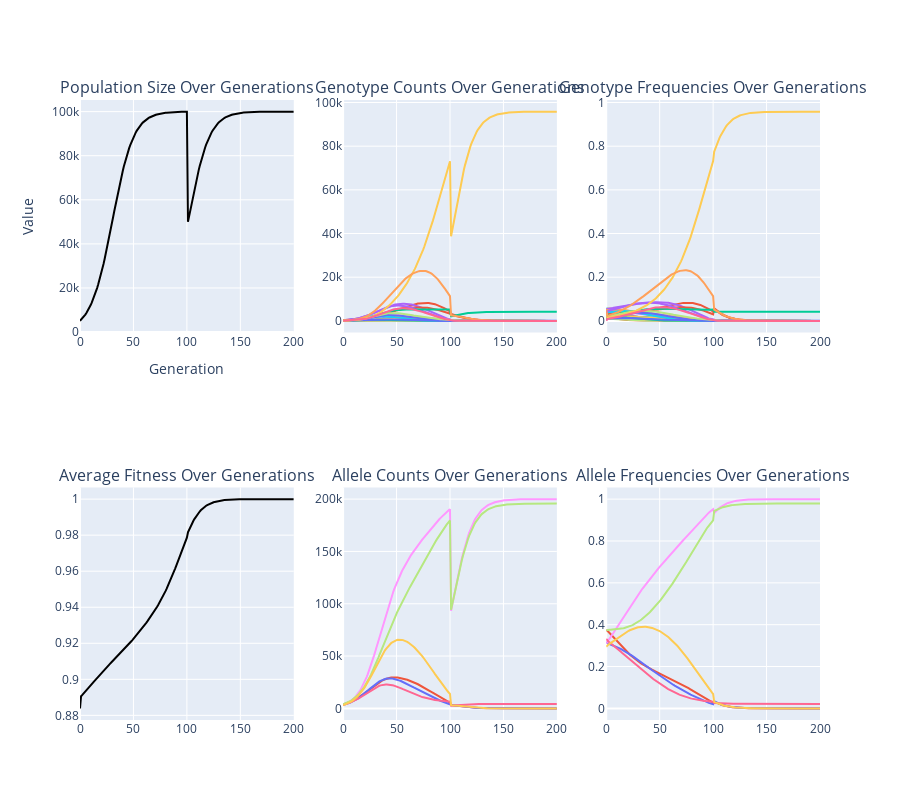

Source (notebook cell):
### Code cell
# 2 locus, 3 alleles each (Randomly generated, not HW equilibrium)

generations=200
growth_rate=0.1
drift=0
carrying_capacity = 100000
bottleneck_yr=100
bottleneck_pop=50000

# Randomly generate genotype data
num_loci = 2
num_alleles = 3
population_size = 10000
random_seed = None
genotype_counts, genotype_fitness = generate_genotype_data(num_loci, num_alleles, population_size, random_seed)

mutations=None

next_genotype_frequencies(generations,
                          genotype_counts,
                          genotype_fitness,
                          growth_rate,
                          carrying_capacity,
                          drift,
                          mutations,
                          bottleneck_yr,
                          bottleneck_pop)

# Print genotype counts and fitness
print("Genotype Counts:")
for genotype, count in genotype_counts.items():
    print(f"{genotype}: {count}")

print("\nGenotype Fitness:")
for genotype, fitness in genotype_fitness.items():
    print(f"{genotype}: {fitness}")

### Figure 1 — Plotly figure (JSON) as saved in the notebook; plotly's stock layout.template omitted (floating-point values rounded to 4 significant figures; data arrays with more than 128 entries replaced by an {"elided": "..."} marker saying what was removed)
{"data": [{"hoverinfo": "text", "line": {"color": "black"}, "mode": "lines", "name": "Population Size", "showlegend": false, "text": {"elided": "201 str values"}, "type": "scatter", "x": {"elided": "201 int values"}, "xaxis": "x", "y": {"elided": "201 float values"}, "yaxis": "y"}, {"hoverinfo": "text", "line": {"color": "#EF553B"}, "mode": "lines", "name": "A1A1, B1B1", "showlegend": false, "text": {"elided": "201 str values"}, "type": "scatter", "x": {"elided": "201 int values"}, "xaxis": "x2", "y": {"elided": "201 int values"}, "yaxis": "y2"}, {"hoverinfo": "text", "line": {"color": "#FECB52"}, "mode": "lines", "name": "A1A1, B1B2", "showlegend": false, "text": {"elided": "201 str values"}, "type": "scatter", "x": {"elided": "201 int values"}, "xaxis": "x2", "y": {"elided": "201 int values"}, "yaxis": "y2"}, {"hoverinfo": "text", "line": {"color": "#636EFA"}, "mode": "lines", "name": "A1A1, B1B3", "showlegend": false, "text": {"elided": "201 str values"}, "type": "scatter", "x": {"elided": "201 int values"}, "xaxis": "x2", "y": {"elided": "201 int values"}, "yaxis": "y2"}, {"hoverinfo": "text", "line": {"color": "#19D3F3"}, "mode": "lines", "name": "A1A1, B2B2", "showlegend": false, "text": {"elided": "201 str values"}, "type": "scatter", "x": {"elided": "201 int values"}, "xaxis": "x2", "y": {"elided": "201 int values"}, "yaxis": "y2"}, {"hoverinfo": "text", "line": {"color": "#FF6692"}, "mode": "lines", "name": "A1A1, B2B3", "showlegend": false, "text": {"elided": "201 str values"}, "type": "scatter", "x": {"elided": "201 int values"}, "xaxis": "x2", "y": {"elided": "201 int values"}, "yaxis": "y2"}, {"hoverinfo": "text", "line": {"color": "#636EFA"}, "mode": "lines", "name": "A1A1, B3B3", "showlegend": false, "text": {"elided": "201 str values"}, "type": "scatter", "x": {"elided": "201 int values"}, "xaxis": "x2", "y": {"elided": "201 int values"}, "yaxis": "y2"}, {"hoverinfo": "text", "line": {"color": "#FF97FF"}, "mode": "lines", "name": "A1A2, B1B1", "showlegend": false, "text": {"elided": "201 str values"}, "type": "scatter", "x": {"elided": "201 int values"}, "xaxis": "x2", "y": {"elided": "201 int values"}, "yaxis": "y2"}, {"hoverinfo": "text", "line": {"color": "#19D3F3"}, "mode": "lines", "name": "A1A2, B1B2", "showlegend": false, "text": {"elided": "201 str values"}, "type": "scatter", "x": {"elided": "201 int values"}, "xaxis": "x2", "y": {"elided": "201 int values"}, "yaxis": "y2"}, {"hoverinfo": "text", "line": {"color": "#FF6692"}, "mode": "lines", "name": "A1A2, B1B3", "showlegend": false, "text": {"elided": "201 str values"}, "type": "scatter", "x": {"elided": "201 int values"}, "xaxis": "x2", "y": {"elided": "201 int values"}, "yaxis": "y2"}, {"hoverinfo": "text", "line": {"color": "#00CC96"}, "mode": "lines", "name": "A1A2, B2B2", "showlegend": false, "text": {"elided": "201 str values"}, "type": "scatter", "x": {"elided": "201 int values"}, "xaxis": "x2", "y": {"elided": "201 int values"}, "yaxis": "y2"}, {"hoverinfo": "text", "line": {"color": "#AB63FA"}, "mode": "lines", "name": "A1A2, B2B3", "showlegend": false, "text": {"elided": "201 str values"}, "type": "scatter", "x": {"elided": "201 int values"}, "xaxis": "x2", "y": {"elided": "201 int values"}, "yaxis": "y2"}, {"hoverinfo": "text", "line": {"color": "#FF97FF"}, "mode": "lines", "name": "A1A2, B3B3", "showlegend": false, "text": {"elided": "201 str values"}, "type": "scatter", "x": {"elided": "201 int values"}, "xaxis": "x2", "y": {"elided": "201 int values"}, "yaxis": "y2"}, {"hoverinfo": "text", "line": {"color": "#00CC96"}, "mode": "lines", "name": "A1A3, B1B1", "showlegend": false, "text": {"elided": "201 str values"}, "type": "scatter", "x": {"elided": "201 int values"}, "xaxis": "x2", "y": {"elided": "201 int values"}, "yaxis": "y2"}, {"hoverinfo": "text", "line": {"color": "#FFA15A"}, "mode": "lines", "name": "A1A3, B1B2", "showlegend": false, "text": {"elided": "201 str values"}, "type": "scatter", "x": {"elided": "201 int values"}, "xaxis": "x2", "y": {"elided": "201 int values"}, "yaxis": "y2"}, {"hoverinfo": "text", "line": {"color": "#19D3F3"}, "mode": "lines", "name": "A1A3, B1B3", "showlegend": false, "text": {"elided": "201 str values"}, "type": "scatter", "x": {"elided": "201 int values"}, "xaxis": "x2", "y": {"elided": "201 int values"}, "yaxis": "y2"}, {"hoverinfo": "text", "line": {"color": "#EF553B"}, "mode": "lines", "name": "A1A3, B2B2", "showlegend": false, "text": {"elided": "201 str values"}, "type": "scatter", "x": {"elided": "201 int values"}, "xaxis": "x2", "y": {"elided": "201 int values"}, "yaxis": "y2"}, {"hoverinfo": "text", "line": {"color": "#AB63FA"}, "mode": "lines", "name": "A1A3, B2B3", "showlegend": false, "text": {"elided": "201 str values"}, "type": "scatter", "x": {"elided": "201 int values"}, "xaxis": "x2", "y": {"elided": "201 int values"}, "yaxis": "y2"}, {"hoverinfo": "text", "line": {"color": "#FF97FF"}, "mode": "lines", "name": "A1A3, B3B3", "showlegend": false, "text": {"elided": "201 str values"}, "type": "scatter", "x": {"elided": "201 int values"}, "xaxis": "x2", "y": {"elided": "201 int values"}, "yaxis": "y2"}, {"hoverinfo": "text", "line": {"color": "#B6E880"}, "mode": "lines", "name": "A2A2, B1B1", "showlegend": false, "text": {"elided": "201 str values"}, "type": "scatter", "x": {"elided": "201 int values"}, "xaxis": "x2", "y": {"elided": "201 int values"}, "yaxis": "y2"}, {"hoverinfo": "text", "line": {"color": "#AB63FA"}, "mode": "lines", "name": "A2A2, B1B2", "showlegend": false, "text": {"elided": "201 str values"}, "type": "scatter", "x": {"elided": "201 int values"}, "xaxis": "x2", "y": {"elided": "201 int values"}, "yaxis": "y2"}, {"hoverinfo": "text", "line": {"color": "#FFA15A"}, "mode": "lines", "name": "A2A2, B1B3", "showlegend": false, "text": {"elided": "201 str values"}, "type": "scatter", "x": {"elided": "201 int values"}, "xaxis": "x2", "y": {"elided": "201 int values"}, "yaxis": "y2"}, {"hoverinfo": "text", "line": {"color": "#EF553B"}, "mode": "lines", "name": "A2A2, B2B2", "showlegend": false, "text": {"elided": "201 str values"}, "type": "scatter", "x": {"elided": "201 int values"}, "xaxis": "x2", "y": {"elided": "201 int values"}, "yaxis": "y2"}, {"hoverinfo": "text", "line": {"color": "#FECB52"}, "mode": "lines", "name": "A2A2, B2B3", "showlegend": false, "text": {"elided": "201 str values"}, "type": "scatter", "x": {"elided": "201 int values"}, "xaxis": "x2", "y": {"elided": "201 int values"}, "yaxis": "y2"}, {"hoverinfo": "text", "line": {"color": "#B6E880"}, "mode": "lines", "name": "A2A2, B3B3", "showlegend": false, "text": {"elided": "201 str values"}, "type": "scatter", "x": {"elided": "201 int values"}, "xaxis": "x2", "y": {"elided": "201 int values"}, "yaxis": "y2"}, {"hoverinfo": "text", "line": {"color": "#00CC96"}, "mode": "lines", "name": "A2A3, B1B1", "showlegend": false, "text": {"elided": "201 str values"}, "type": "scatter", "x": {"elided": "201 int values"}, "xaxis": "x2", "y": {"elided": "201 int values"}, "yaxis": "y2"}, {"hoverinfo": "text", "line": {"color": "#FFA15A"}, "mode": "lines", "name": "A2A3, B1B2", "showlegend": false, "text": {"elided": "201 str values"}, "type": "scatter", "x": {"elided": "201 int values"}, "xaxis": "x2", "y": {"elided": "201 int values"}, "yaxis": "y2"}, {"hoverinfo": "text", "line": {"color": "#19D3F3"}, "mode": "lines", "name": "A2A3, B1B3", "showlegend": false, "text": {"elided": "201 str values"}, "type": "scatter", "x": {"elided": "201 int values"}, "xaxis": "x2", "y": {"elided": "201 int values"}, "yaxis": "y2"}, {"hoverinfo": "text", "line": {"color": "#EF553B"}, "mode": "lines", "name": "A2A3, B2B2", "showlegend": false, "text": {"elided": "201 str values"}, "type": "scatter", "x": {"elided": "201 int values"}, "xaxis": "x2", "y": {"elided": "201 int values"}, "yaxis": "y2"}, {"hoverinfo": "text", "line": {"color": "#AB63FA"}, "mode": "lines", "name": "A2A3, B2B3", "showlegend": false, "text": {"elided": "201 str values"}, "type": "scatter", "x": {"elided": "201 int values"}, "xaxis": "x2", "y": {"elided": "201 int values"}, "yaxis": "y2"}, {"hoverinfo": "text", "line": {"color": "#636EFA"}, "mode": "lines", "name": "A2A3, B3B3", "showlegend": false, "text": {"elided": "201 str values"}, "type": "scatter", "x": {"elided": "201 int values"}, "xaxis": "x2", "y": {"elided": "201 int values"}, "yaxis": "y2"}, {"hoverinfo": "text", "line": {"color": "#636EFA"}, "mode": "lines", "name": "A3A3, B1B1", "showlegend": false, "text": {"elided": "201 str values"}, "type": "scatter", "x": {"elided": "201 int values"}, "xaxis": "x2", "y": {"elided": "201 int values"}, "yaxis": "y2"}, {"hoverinfo": "text", "line": {"color": "#00CC96"}, "mode": "lines", "name": "A3A3, B1B2", "showlegend": false, "text": {"elided": "201 str values"}, "type": "scatter", "x": {"elided": "201 int values"}, "xaxis": "x2", "y": {"elided": "201 int values"}, "yaxis": "y2"}, {"hoverinfo": "text", "line": {"color": "#B6E880"}, "mode": "lines", "name": "A3A3, B1B3", "showlegend": false, "text": {"elided": "201 str values"}, "type": "scatter", "x": {"elided": "201 int values"}, "xaxis": "x2", "y": {"elided": "201 int values"}, "yaxis": "y2"}, {"hoverinfo": "text", "line": {"color": "#FECB52"}, "mode": "lines", "name": "A3A3, B2B2", "showlegend": false, "text": {"elided": "201 str values"}, "type": "scatter", "x": {"elided": "201 int values"}, "xaxis": "x2", "y": {"elided": "201 int values"}, "yaxis": "y2"}, {"hoverinfo": "text", "line": {"color": "#FFA15A"}, "mode": "lines", "name": "A3A3, B2B3", "showlegend": false, "text": {"elided": "201 str values"}, "type": "scatter", "x": {"elided": "201 int values"}, "xaxis": "x2", "y": {"elided": "201 int values"}, "yaxis": "y2"}, {"hoverinfo": "text", "line": {"color": "#FF6692"}, "mode": "lines", "name": "A3A3, B3B3", "showlegend": false, "text": {"elided": "201 str values"}, "type": "scatter", "x": {"elided": "201 int values"}, "xaxis": "x2", "y": {"elided": "201 int values"}, "yaxis": "y2"}, {"hoverinfo": "text", "line": {"color": "#EF553B"}, "mode": "lines", "name": "A1A1, B1B1", "showlegend": false, "text": {"elided": "201 str values"}, "type": "scatter", "x": {"elided": "201 int values"}, "xaxis": "x3", "y": {"elided": "201 float values"}, "yaxis": "y3"}, {"hoverinfo": "text", "line": {"color": "#FECB52"}, "mode": "lines", "name": "A1A1, B1B2", "showlegend": false, "text": {"elided": "201 str values"}, "type": "scatter", "x": {"elided": "201 int values"}, "xaxis": "x3", "y": {"elided": "201 float values"}, "yaxis": "y3"}, {"hoverinfo": "text", "line": {"color": "#636EFA"}, "mode": "lines", "name": "A1A1, B1B3", "showlegend": false, "text": {"elided": "201 str values"}, "type": "scatter", "x": {"elided": "201 int values"}, "xaxis": "x3", "y": {"elided": "201 float values"}, "yaxis": "y3"}, {"hoverinfo": "text", "line": {"color": "#19D3F3"}, "mode": "lines", "name": "A1A1, B2B2", "showlegend": false, "text": {"elided": "201 str values"}, "type": "scatter", "x": {"elided": "201 int values"}, "xaxis": "x3", "y": {"elided": "201 float values"}, "yaxis": "y3"}, {"hoverinfo": "text", "line": {"color": "#FF6692"}, "mode": "lines", "name": "A1A1, B2B3", "showlegend": false, "text": {"elided": "201 str values"}, "type": "scatter", "x": {"elided": "201 int values"}, "xaxis": "x3", "y": {"elided": "201 float values"}, "yaxis": "y3"}, {"hoverinfo": "text", "line": {"color": "#636EFA"}, "mode": "lines", "name": "A1A1, B3B3", "showlegend": false, "text": {"elided": "201 str values"}, "type": "scatter", "x": {"elided": "201 int values"}, "xaxis": "x3", "y": {"elided": "201 float values"}, "yaxis": "y3"}, {"hoverinfo": "text", "line": {"color": "#FF97FF"}, "mode": "lines", "name": "A1A2, B1B1", "showlegend": false, "text": {"elided": "201 str values"}, "type": "scatter", "x": {"elided": "201 int values"}, "xaxis": "x3", "y": {"elided": "201 float values"}, "yaxis": "y3"}, {"hoverinfo": "text", "line": {"color": "#19D3F3"}, "mode": "lines", "name": "A1A2, B1B2", "showlegend": false, "text": {"elided": "201 str values"}, "type": "scatter", "x": {"elided": "201 int values"}, "xaxis": "x3", "y": {"elided": "201 float values"}, "yaxis": "y3"}, {"hoverinfo": "text", "line": {"color": "#FF6692"}, "mode": "lines", "name": "A1A2, B1B3", "showlegend": false, "text": {"elided": "201 str values"}, "type": "scatter", "x": {"elided": "201 int values"}, "xaxis": "x3", "y": {"elided": "201 float values"}, "yaxis": "y3"}, {"hoverinfo": "text", "line": {"color": "#00CC96"}, "mode": "lines", "name": "A1A2, B2B2", "showlegend": false, "text": {"elided": "201 str values"}, "type": "scatter", "x": {"elided": "201 int values"}, "xaxis": "x3", "y": {"elided": "201 float values"}, "yaxis": "y3"}, {"hoverinfo": "text", "line": {"color": "#AB63FA"}, "mode": "lines", "name": "A1A2, B2B3", "showlegend": false, "text": {"elided": "201 str values"}, "type": "scatter", "x": {"elided": "201 int values"}, "xaxis": "x3", "y": {"elided": "201 float values"}, "yaxis": "y3"}, {"hoverinfo": "text", "line": {"color": "#FF97FF"}, "mode": "lines", "name": "A1A2, B3B3", "showlegend": false, "text": {"elided": "201 str values"}, "type": "scatter", "x": {"elided": "201 int values"}, "xaxis": "x3", "y": {"elided": "201 float values"}, "yaxis": "y3"}, {"hoverinfo": "text", "line": {"color": "#00CC96"}, "mode": "lines", "name": "A1A3, B1B1", "showlegend": false, "text": {"elided": "201 str values"}, "type": "scatter", "x": {"elided": "201 int values"}, "xaxis": "x3", "y": {"elided": "201 float values"}, "yaxis": "y3"}, {"hoverinfo": "text", "line": {"color": "#FFA15A"}, "mode": "lines", "name": "A1A3, B1B2", "showlegend": false, "text": {"elided": "201 str values"}, "type": "scatter", "x": {"elided": "201 int values"}, "xaxis": "x3", "y": {"elided": "201 float values"}, "yaxis": "y3"}, {"hoverinfo": "text", "line": {"color": "#19D3F3"}, "mode": "lines", "name": "A1A3, B1B3", "showlegend": false, "text": {"elided": "201 str values"}, "type": "scatter", "x": {"elided": "201 int values"}, "xaxis": "x3", "y": {"elided": "201 float values"}, "yaxis": "y3"}, {"hoverinfo": "text", "line": {"color": "#EF553B"}, "mode": "lines", "name": "A1A3, B2B2", "showlegend": false, "text": {"elided": "201 str values"}, "type": "scatter", "x": {"elided": "201 int values"}, "xaxis": "x3", "y": {"elided": "201 float values"}, "yaxis": "y3"}, {"hoverinfo": "text", "line": {"color": "#AB63FA"}, "mode": "lines", "name": "A1A3, B2B3", "showlegend": false, "text": {"elided": "201 str values"}, "type": "scatter", "x": {"elided": "201 int values"}, "xaxis": "x3", "y": {"elided": "201 float values"}, "yaxis": "y3"}, {"hoverinfo": "text", "line": {"color": "#FF97FF"}, "mode": "lines", "name": "A1A3, B3B3", "showlegend": false, "text": {"elided": "201 str values"}, "type": "scatter", "x": {"elided": "201 int values"}, "xaxis": "x3", "y": {"elided": "201 float values"}, "yaxis": "y3"}, {"hoverinfo": "text", "line": {"color": "#B6E880"}, "mode": "lines", "name": "A2A2, B1B1", "showlegend": false, "text": {"elided": "201 str values"}, "type": "scatter", "x": {"elided": "201 int values"}, "xaxis": "x3", "y": {"elided": "201 float values"}, "yaxis": "y3"}, {"hoverinfo": "text", "line": {"color": "#AB63FA"}, "mode": "lines", "name": "A2A2, B1B2", "showlegend": false, "text": {"elided": "201 str values"}, "type": "scatter", "x": {"elided": "201 int values"}, "xaxis": "x3", "y": {"elided": "201 float values"}, "yaxis": "y3"}, {"hoverinfo": "text", "line": {"color": "#FFA15A"}, "mode": "lines", "name": "A2A2, B1B3", "showlegend": false, "text": {"elided": "201 str values"}, "type": "scatter", "x": {"elided": "201 int values"}, "xaxis": "x3", "y": {"elided": "201 float values"}, "yaxis": "y3"}, {"hoverinfo": "text", "line": {"color": "#EF553B"}, "mode": "lines", "name": "A2A2, B2B2", "showlegend": false, "text": {"elided": "201 str values"}, "type": "scatter", "x": {"elided": "201 int values"}, "xaxis": "x3", "y": {"elided": "201 float values"}, "yaxis": "y3"}, {"hoverinfo": "text", "line": {"color": "#FECB52"}, "mode": "lines", "name": "A2A2, B2B3", "showlegend": false, "text": {"elided": "201 str values"}, "type": "scatter", "x": {"elided": "201 int values"}, "xaxis": "x3", "y": {"elided": "201 float values"}, "yaxis": "y3"}, {"hoverinfo": "text", "line": {"color": "#B6E880"}, "mode": "lines", "name": "A2A2, B3B3", "showlegend": false, "text": {"elided": "201 str values"}, "type": "scatter", "x": {"elided": "201 int values"}, "xaxis": "x3", "y": {"elided": "201 float values"}, "yaxis": "y3"}, {"hoverinfo": "text", "line": {"color": "#00CC96"}, "mode": "lines", "name": "A2A3, B1B1", "showlegend": false, "text": {"elided": "201 str values"}, "type": "scatter", "x": {"elided": "201 int values"}, "xaxis": "x3", "y": {"elided": "201 float values"}, "yaxis": "y3"}, {"hoverinfo": "text", "line": {"color": "#FFA15A"}, "mode": "lines", "name": "A2A3, B1B2", "showlegend": false, "text": {"elided": "201 str values"}, "type": "scatter", "x": {"elided": "201 int values"}, "xaxis": "x3", "y": {"elided": "201 float values"}, "yaxis": "y3"}, {"hoverinfo": "text", "line": {"color": "#19D3F3"}, "mode": "lines", "name": "A2A3, B1B3", "showlegend": false, "text": {"elided": "201 str values"}, "type": "scatter", "x": {"elided": "201 int values"}, "xaxis": "x3", "y": {"elided": "201 float values"}, "yaxis": "y3"}, {"hoverinfo": "text", "line": {"color": "#EF553B"}, "mode": "lines", "name": "A2A3, B2B2", "showlegend": false, "text": {"elided": "201 str values"}, "type": "scatter", "x": {"elided": "201 int values"}, "xaxis": "x3", "y": {"elided": "201 float values"}, "yaxis": "y3"}, {"hoverinfo": "text", "line": {"color": "#AB63FA"}, "mode": "lines", "name": "A2A3, B2B3", "showlegend": false, "text": {"elided": "201 str values"}, "type": "scatter", "x": {"elided": "201 int values"}, "xaxis": "x3", "y": {"elided": "201 float values"}, "yaxis": "y3"}, {"hoverinfo": "text", "line": {"color": "#636EFA"}, "mode": "lines", "name": "A2A3, B3B3", "showlegend": false, "text": {"elided": "201 str values"}, "type": "scatter", "x": {"elided": "201 int values"}, "xaxis": "x3", "y": {"elided": "201 float values"}, "yaxis": "y3"}, {"hoverinfo": "text", "line": {"color": "#636EFA"}, "mode": "lines", "name": "A3A3, B1B1", "showlegend": false, "text": {"elided": "201 str values"}, "type": "scatter", "x": {"elided": "201 int values"}, "xaxis": "x3", "y": {"elided": "201 float values"}, "yaxis": "y3"}, {"hoverinfo": "text", "line": {"color": "#00CC96"}, "mode": "lines", "name": "A3A3, B1B2", "showlegend": false, "text": {"elided": "201 str values"}, "type": "scatter", "x": {"elided": "201 int values"}, "xaxis": "x3", "y": {"elided": "201 float values"}, "yaxis": "y3"}, {"hoverinfo": "text", "line": {"color": "#B6E880"}, "mode": "lines", "name": "A3A3, B1B3", "showlegend": false, "text": {"elided": "201 str values"}, "type": "scatter", "x": {"elided": "201 int values"}, "xaxis": "x3", "y": {"elided": "201 float values"}, "yaxis": "y3"}, {"hoverinfo": "text", "line": {"color": "#FECB52"}, "mode": "lines", "name": "A3A3, B2B2", "showlegend": false, "text": {"elided": "201 str values"}, "type": "scatter", "x": {"elided": "201 int values"}, "xaxis": "x3", "y": {"elided": "201 float values"}, "yaxis": "y3"}, {"hoverinfo": "text", "line": {"color": "#FFA15A"}, "mode": "lines", "name": "A3A3, B2B3", "showlegend": false, "text": {"elided": "201 str values"}, "type": "scatter", "x": {"elided": "201 int values"}, "xaxis": "x3", "y": {"elided": "201 float values"}, "yaxis": "y3"}, {"hoverinfo": "text", "line": {"color": "#FF6692"}, "mode": "lines", "name": "A3A3, B3B3", "showlegend": false, "text": {"elided": "201 str values"}, "type": "scatter", "x": {"elided": "201 int values"}, "xaxis": "x3", "y": {"elided": "201 float values"}, "yaxis": "y3"}, {"hoverinfo": "text", "line": {"color": "black"}, "mode": "lines", "name": "Average Fitness", "showlegend": false, "text": {"elided": "201 str values"}, "type": "scatter", "x": {"elided": "201 int values"}, "xaxis": "x4", "y": {"elided": "201 float values"}, "yaxis": "y4"}, {"hoverinfo": "text", "line": {"color": "#EF553B"}, "mode": "lines", "name": "A1", "showlegend": false, "text": {"elided": "201 str values"}, "type": "scatter", "x": {"elided": "201 int values"}, "xaxis": "x5", "y": {"elided": "201 int values"}, "yaxis": "y5"}, {"hoverinfo": "text", "line": {"color": "#636EFA"}, "mode": "lines", "name": "A2", "showlegend": false, "text": {"elided": "201 str values"}, "type": "scatter", "x": {"elided": "201 int values"}, "xaxis": "x5", "y": {"elided": "201 int values"}, "yaxis": "y5"}, {"hoverinfo": "text", "line": {"color": "#FF97FF"}, "mode": "lines", "name": "A3", "showlegend": false, "text": {"elided": "201 str values"}, "type": "scatter", "x": {"elided": "201 int values"}, "xaxis": "x5", "y": {"elided": "201 int values"}, "yaxis": "y5"}, {"hoverinfo": "text", "line": {"color": "#FF6692"}, "mode": "lines", "name": "B1", "showlegend": false, "text": {"elided": "201 str values"}, "type": "scatter", "x": {"elided": "201 int values"}, "xaxis": "x5", "y": {"elided": "201 int values"}, "yaxis": "y5"}, {"hoverinfo": "text", "line": {"color": "#B6E880"}, "mode": "lines", "name": "B2", "showlegend": false, "text": {"elided": "201 str values"}, "type": "scatter", "x": {"elided": "201 int values"}, "xaxis": "x5", "y": {"elided": "201 int values"}, "yaxis": "y5"}, {"hoverinfo": "text", "line": {"color": "#FECB52"}, "mode": "lines", "name": "B3", "showlegend": false, "text": {"elided": "201 str values"}, "type": "scatter", "x": {"elided": "201 int values"}, "xaxis": "x5", "y": {"elided": "201 int values"}, "yaxis": "y5"}, {"hoverinfo": "text", "line": {"color": "#EF553B"}, "mode": "lines", "name": "A1", "showlegend": false, "text": {"elided": "201 str values"}, "type": "scatter", "x": {"elided": "201 int values"}, "xaxis": "x6", "y": {"elided": "201 float values"}, "yaxis": "y6"}, {"hoverinfo": "text", "line": {"color": "#636EFA"}, "mode": "lines", "name": "A2", "showlegend": false, "text": {"elided": "201 str values"}, "type": "scatter", "x": {"elided": "201 int values"}, "xaxis": "x6", "y": {"elided": "201 float values"}, "yaxis": "y6"}, {"hoverinfo": "text", "line": {"color": "#FF97FF"}, "mode": "lines", "name": "A3", "showlegend": false, "text": {"elided": "201 str values"}, "type": "scatter", "x": {"elided": "201 int values"}, "xaxis": "x6", "y": {"elided": "201 float values"}, "yaxis": "y6"}, {"hoverinfo": "text", "line": {"color": "#FF6692"}, "mode": "lines", "name": "B1", "showlegend": false, "text": {"elided": "201 str values"}, "type": "scatter", "x": {"elided": "201 int values"}, "xaxis": "x6", "y": {"elided": "201 float values"}, "yaxis": "y6"}, {"hoverinfo": "text", "line": {"color": "#B6E880"}, "mode": "lines", "name": "B2", "showlegend": false, "text": {"elided": "201 str values"}, "type": "scatter", "x": {"elided": "201 int values"}, "xaxis": "x6", "y": {"elided": "201 float values"}, "yaxis": "y6"}, {"hoverinfo": "text", "line": {"color": "#FECB52"}, "mode": "lines", "name": "B3", "showlegend": false, "text": {"elided": "201 str values"}, "type": "scatter", "x": {"elided": "201 int values"}, "xaxis": "x6", "y": {"elided": "201 float values"}, "yaxis": "y6"}], "layout": {"annotations": [{"font": {"size": 16}, "showarrow": false, "text": "Population Size Over Generations", "x": 0.1444, "xanchor": "center", "xref": "paper", "y": 1, "yanchor": "bottom", "yref": "paper"}, {"font": {"size": 16}, "showarrow": false, "text": "Genotype Counts Over Generations", "x": 0.5, "xanchor": "center", "xref": "paper", "y": 1, "yanchor": "bottom", "yref": "paper"}, {"font": {"size": 16}, "showarrow": false, "text": "Genotype Frequencies Over Generations", "x": 0.8556, "xanchor": "center", "xref": "paper", "y": 1, "yanchor": "bottom", "yref": "paper"}, {"font": {"size": 16}, "showarrow": false, "text": "Average Fitness Over Generations", "x": 0.1444, "xanchor": "center", "xref": "paper", "y": 0.375, "yanchor": "bottom", "yref": "paper"}, {"font": {"size": 16}, "showarrow": false, "text": "Allele Counts Over Generations", "x": 0.5, "xanchor": "center", "xref": "paper", "y": 0.375, "yanchor": "bottom", "yref": "paper"}, {"font": {"size": 16}, "showarrow": false, "text": "Allele Frequencies Over Generations", "x": 0.8556, "xanchor": "center", "xref": "paper", "y": 0.375, "yanchor": "bottom", "yref": "paper"}], "height": 800, "hovermode": "closest", "xaxis": {"anchor": "y", "domain": [0, 0.2889], "title": {"text": "Generation"}}, "xaxis2": {"anchor": "y2", "domain": [0.3556, 0.6444]}, "xaxis3": {"anchor": "y3", "domain": [0.7111, 1]}, "xaxis4": {"anchor": "y4", "domain": [0, 0.2889]}, "xaxis5": {"anchor": "y5", "domain": [0.3556, 0.6444]}, "xaxis6": {"anchor": "y6", "domain": [0.7111, 1]}, "yaxis": {"anchor": "x", "domain": [0.625, 1], "title": {"text": "Value"}}, "yaxis2": {"anchor": "x2", "domain": [0.625, 1]}, "yaxis3": {"anchor": "x3", "domain": [0.625, 1]}, "yaxis4": {"anchor": "x4", "domain": [0, 0.375]}, "yaxis5": {"anchor": "x5", "domain": [0, 0.375]}, "yaxis6": {"anchor": "x6", "domain": [0, 0.375]}}}
